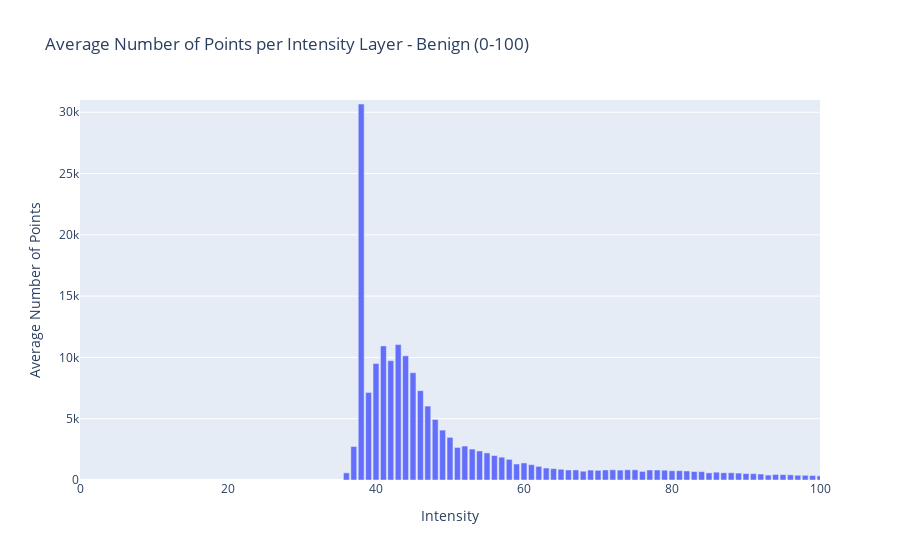

Notebook cell for this chart:
### Code cell
import os
import numpy as np
import matplotlib.pyplot as plt
import pandas as pd
import plotly.express as px
import plotly.io as pio

def process_image(filename_image):
    try:
        # Load the grayscale image
        inputImage = plt.imread(filename_image)

        # Check if the image is in color (3 channels)
        if inputImage.ndim == 3:
            # Convert to grayscale
            inputImage = np.mean(inputImage, axis=-1)

        # Flatten the intensity array
        intensity = inputImage.flatten()

        # Count the number of points for each intensity value
        unique_intensities, counts = np.unique(intensity, return_counts=True)
        
        return unique_intensities, counts

    except Exception as e:
        print(f"Error processing {filename_image}: {e}")
        return None, None

# Folder containing images
input_folder = "C:\\Users\\Aneesh PB\\Downloads\\Topology Project\\New Data\\Images\\Bengin cases\\"

# Dictionary to accumulate counts for each intensity
intensity_counts = {}

# Process each image in the input folder
image_count = 0
for filename in os.listdir(input_folder):
    if filename.lower().endswith('.png') or filename.lower().endswith('.jpg'):  # Adjust file extensions as needed
        filename_image = os.path.join(input_folder, filename)
        unique_intensities, counts = process_image(filename_image)
        
        if unique_intensities is not None:
            image_count += 1
            for intensity, count in zip(unique_intensities, counts):
                if intensity in intensity_counts:
                    intensity_counts[intensity].append(count)
                else:
                    intensity_counts[intensity] = [count]

# Calculate average number of points per intensity
average_intensity_counts = {intensity: np.mean(counts) for intensity, counts in intensity_counts.items()}

# Filter for intensity values from 0 to 100
filtered_intensity_counts = {intensity: count for intensity, count in average_intensity_counts.items() if 0 <= intensity <= 100}

# Create a DataFrame for the average counts
df_avg_counts = pd.DataFrame(list(filtered_intensity_counts.items()), columns=['Intensity', 'Average Count'])

# Plot the average number of points for each intensity value
fig = px.bar(df_avg_counts, x='Intensity', y='Average Count', title='Average Number of Points per Intensity Layer - Benign (0-100)',
             labels={'Average Count': 'Average Number of Points'})
fig.update_yaxes(range=[0, 31000])
fig.update_xaxes(range=[0, 100])
fig.show()

# Save the plot as a file
# output_plot_file = "average_intensity_distribution_0_to_100.png"
# pio.write_image(fig, output_plot_file)

### Figure 1 — Plotly figure (JSON) as saved in the notebook; plotly's stock layout.template omitted (floating-point values rounded to 4 significant figures)
{"data": [{"alignmentgroup": "True", "hovertemplate": "Intensity=%{x}<br>Average Number of Points=%{y}<extra></extra>", "legendgroup": "", "marker": {"color": "#636efa", "pattern": {"shape": ""}}, "name": "", "offsetgroup": "", "orientation": "v", "showlegend": false, "textposition": "auto", "type": "bar", "x": [37, 38, 39, 40, 41, 42, 43, 44, 45, 46, 47, 48, 49, 50, 51, 52, 53, 54, 55, 56, 57, 58, 59, 60, 61, 62, 63, 64, 65, 66, 67, 68, 69, 70, 71, 72, 73, 74, 75, 76, 77, 78, 79, 80, 81, 82, 83, 84, 85, 86, 87, 88, 89, 90, 91, 92, 93, 94, 95, 96, 97, 98, 99, 100, 36], "xaxis": "x", "y": [2730.0, 30660.0, 7142.0, 9506.0, 10940.0, 9735.0, 11040.0, 10130.0, 8751.0, 7286.0, 6031.0, 4940.0, 4070.0, 3479.0, 2657.0, 2769.0, 2525.0, 2370.0, 2210.0, 1994.0, 1863.0, 1682.0, 1304.0, 1391.0, 1252.0, 1111.0, 976.3, 927.7, 877.9, 815.1, 820.8, 716.9, 809.9, 788.4, 817.0, 834.1, 808.4, 834.3, 832.4, 705.2, 816.7, 814.2, 798.3, 755.4, 758.8, 736.8, 691.1, 684.2, 580.7, 637.7, 591.2, 591.9, 564.0, 524.7, 515.8, 489.4, 400.6, 454.2, 440.4, 421.1, 388.1, 382.5, 365.0, 336.4, 581.9], "yaxis": "y"}], "layout": {"barmode": "relative", "legend": {"tracegroupgap": 0}, "title": {"text": "Average Number of Points per Intensity Layer - Benign (0-100)"}, "xaxis": {"anchor": "y", "domain": [0, 1], "range": [0, 100], "title": {"text": "Intensity"}}, "yaxis": {"anchor": "x", "domain": [0, 1], "range": [0, 31000], "title": {"text": "Average Number of Points"}}}}
